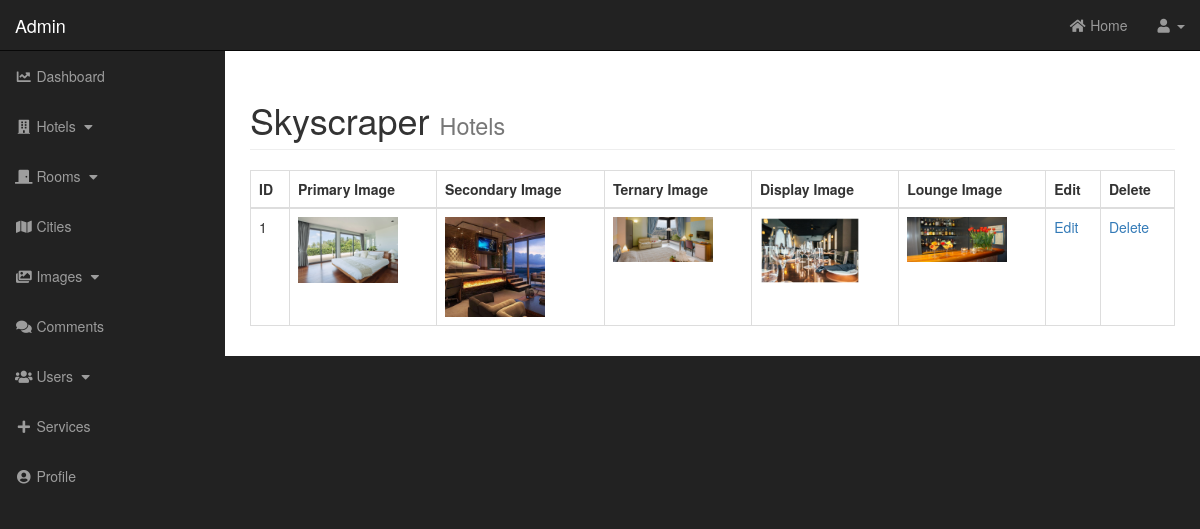
/admin/images.php, run on the app's committed database.
### tables this page shows
CREATE TABLE `images` (
  `ImageID` int(11) NOT NULL,
  `Image1` text NOT NULL,
  `Image2` text NOT NULL,
  `Image3` text NOT NULL,
  `Image4` text NOT NULL,
  `Image5` text NOT NULL
);

### admin/includes/view_all_images.php (the view, shortened to what this page needs)
<table class="table table-bordered table-hover">
  <thead>
    <tr>
      <th>ID</th>
      <th>Primary Image</th>
      <th>Secondary Image</th>
      <th>Ternary Image</th>
      <th>Display Image</th>
      <th>Lounge Image</th>
      <th>Edit</th>
      <th>Delete</th>
    </tr>
  </thead>
  <tbody>
    <?php
    $Query= "Select * From Images";
    $ExecuteImages = mysqli_query($connection, $Query);
    while($tuples = mysqli_fetch_assoc($ExecuteImages)){
      $imageID = $tuples['ImageID'];
      $image1 = $tuples['Image1'];
      $image2 = $tuples['Image2'];
      $image3 = $tuples['Image3'];
      $image4 =$tuples['Image4'];
      $image5 = $tuples['Image5'];
      echo "<tr>";
      echo "<td>$imageID</td>";
      echo "<td><img width='100' src='../img/$image1'></td>";
      echo "<td><img width='100' src='../img/$image2'></td>";
      echo "<td><img width='100' src='../img/$image3'></td>";
      echo "<td><img width='100' src='../img/$image4'></td>";
      echo "<td><img width='100' src='../img/$image5'></td>";
      echo "<td><a href='images.php?source=edit_hotel&p_id={$imageID}'>Edit</a></td>";
      echo "<td><a href='images.php?delete={$imageID}'>Delete</a></td>";
      echo "</tr>";
    }
      ?>
  </tbody>
</table>

### admin/css/sb-admin.css (style rules this page uses)
body { margin-top: 100px; background-color: #222; }
@media (min-width:768px) { body { margin-top: 50px; } }

### data on the page
images: ImageID "1", Image1 (picture), Image2 (picture), Image3 (picture), Image4 (picture), Image5 (picture)
